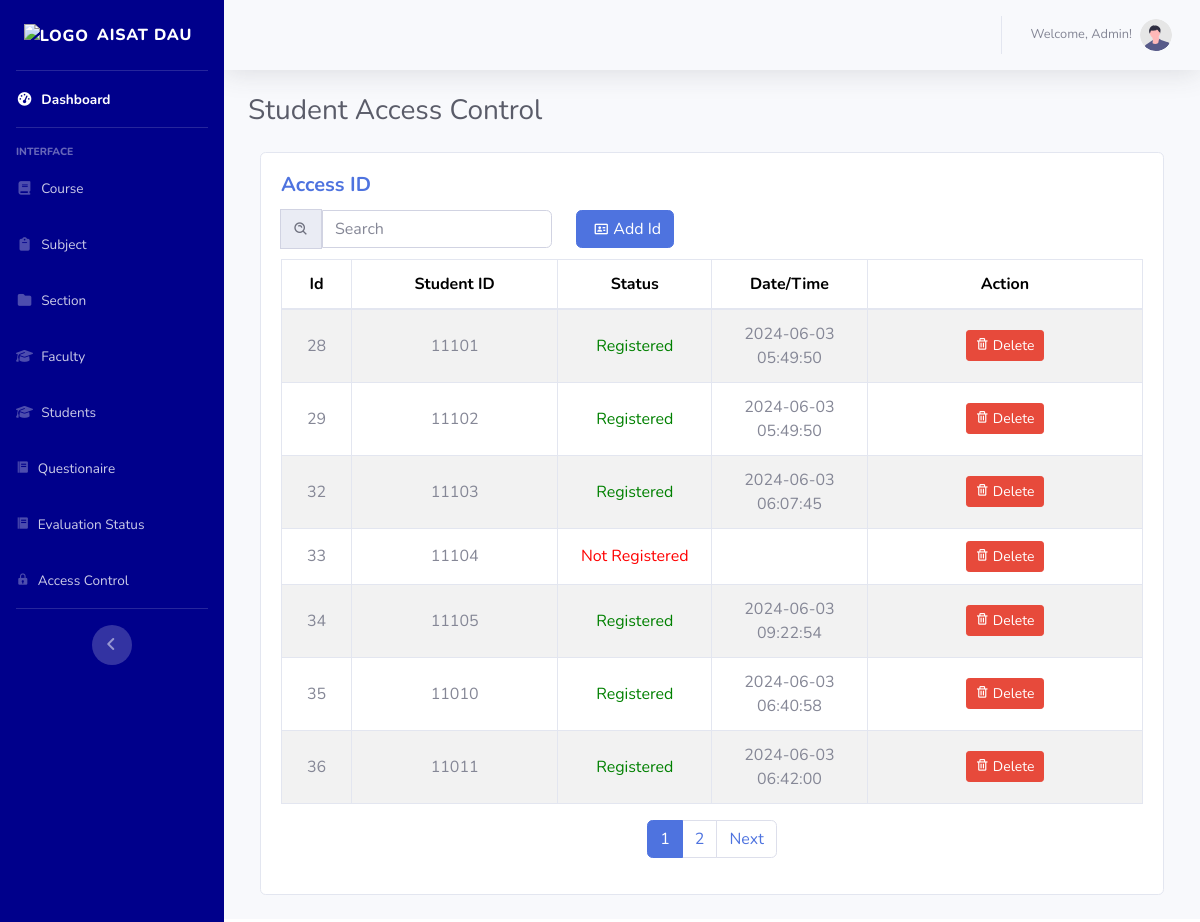
Screenshot of /start/adminautorize.php (signed in) with the database file from the repository.
### tables this page shows
CREATE TABLE `accessid_tbl` (
  `id` int(11) NOT NULL,
  `student_id` varchar(50) NOT NULL,
  `status` tinyint(1) NOT NULL DEFAULT 0,
  `time` varchar(100) NOT NULL
);

### start/adminautorize.php (the view, shortened to what this page needs)
<!DOCTYPE html>
<html lang="en">
<head>
    <link href="vendor/fontawesome-free/css/all.min.css" rel="stylesheet" type="text/css">
    <link href="https://cdnjs.cloudflare.com/ajax/libs/Chart.js/4.4.1/chart.min.js" rel=" stylesheet">
    <link href="https://cdnjs.cloudflare.com/ajax/libs/font-awesome/6.5.1/css/all.min.css" rel=" stylesheet">
    <link rel="stylesheet" href="https://cdn.jsdelivr.net/npm/boxicons@latest/css/boxicons.min.css">
    <link rel="stylesheet" href="https://unpkg.com/boxicons@latest/css/boxicons.min.css">
    <link href="../start/js/chartmaker.js" rel="stylesheet">
    <link href="css/sb-admin-2.min.css" rel="stylesheet">
</head>
<body id="page-top">
    <div id="wrapper">
        <ul class="navbar-nav sidebar sidebar-dark accordion" id="accordionSidebar" style="background-color: #00008B;">
            <a class="sidebar-brand d-flex align-items-center justify-content-center" href="admindashboard.php">
                <div class="sidebar-brand-icon ">
                    <img src="../assets/img/logo.png" alt="Logo" style="width: 60px; height: 60px;">
                </div>
                <div class="sidebar-brand-text mx-2">AISAT DAU <sup></sup></div>
            </a>
            <hr class="sidebar-divider my-0">
            <li class="nav-item active">
                <a class="nav-link" href="../start/admindashboard.php">
                    <i class="fas fa-fw fa-tachometer-alt"></i>
                    <span>Dashboard</span></a>
            </li>
            <hr class="sidebar-divider">
            <div class="sidebar-heading">
                Interface
            </div>
            <li class="nav-item">
                <a class="nav-link" href="admincourse.php">
                    <i class="fas fa-fw fa fa-book"></i>
                    <span>Course</span>
                </a>
            </li>
            <li class="nav-item">
                <a class="nav-link" href="adminsubject.php">
                    <i class="fas fa-fw fas fa-clipboard"></i>
                    <span>Subject</span>
                </a>
            </li>
            <li class="nav-item">
                <a class="nav-link" href="adminsection.php">
                    <i class="fas fa-fw fa fa-folder"></i>
                    <span>Section</span>
                </a>
            </li>
            <li class="nav-item">
                <a class="nav-link" href="adminfaculty.php">
                    <i class="fas fa-fw fa fa-graduation-cap"></i>
                    <span>Faculty</span>
                </a>
            </li>
            <li class="nav-item">
                <a class="nav-link" href="adminstudents.php">
                    <i class="fas fa-fw fa fa-graduation-cap"></i>
                    <span>Students</span>
                </a>
            </li>
            <li class="nav-item">
                <a class="nav-link" href="adminquestion.php">
                    <i class="bx bxs-food-menu"></i>
                    <span>Questionaire</span>
                </a>
            </li>
            <li class="nav-item">
                <a class="nav-link" href="adminevalstatus.php">
                    <i class="bx bxs-food-menu"></i>
                    <span>Evaluation Status</span>
                </a>
            </li>
            <li class="nav-item">
                <a class="nav-link" href="adminautorize.php">
                    <i class="bx bxs-lock"></i>
                    <span>Access Control</span>
                </a>
            </li>
            <hr class="sidebar-divider">
            <div class="text-center d-none d-md-inline">
                <button class="rounded-circle border-0" id="sidebarToggle"></button>
            </div>
        </ul>
        <div id="content-wrapper" class="d-flex flex-column">
            <div id="content">
                <nav class="navbar navbar-expand navbar-light bg-light topbar mb-4 static-top shadow">
                    <ul class="navbar-nav ml-auto">
                        <li class="nav-item dropdown no-arrow">
                            <a class="nav-link dropdown-toggle" href="#" id="userDropdown" role="button" data-toggle="dropdown" aria-haspopup="true" aria-expanded="false">
                                <span class="mr-2 d-none d-lg-inline text-gray-600 small"> <?php
                                                                                            if (isset($_SESSION['admin_role'])) {
                                                                                                $userName = $_SESSION['admin_role'];
                                                                                                echo 'Welcome, ' . $userName . '!';
                                                                                            }
                                                                                            ?></span>
                                <img class="img-profile rounded-circle" src="img/undraw_profile.svg">
                            </a>
                        </li>
                    </ul>
                </nav>
                <div class="container-fluid">
                    <div class="d-sm-flex align-items-center justify-content-between mb-4">
                        <h1 class="h3 mb-0 text-gray-800">Student Access Control</h1>
                    </div>
                    <div class="col-md-12">
                        <div class="card mb-4">
                            <div class="card-body">
                                <div>
                                    <h5 class="card-title fw-bold fs-2 text-primary"><b>Access ID</b></h5>
                                    <div class="row align-items-center">
                                        <div class="col-md-4">
                                            <div class="input-group d-flex align-items-center">
                                                <div class="input-group-append">
                                                    <span class="input-group-text" style="height: 2.5em;"><i class='bx bx-search-alt'></i></span>
                                                </div>
                                                <input type="text" class="form-control" id="search-id" name="search" placeholder="Search">
                                            </div>
                                        </div>
                                        <div class="col-md-3">
                                            <button type="button" class="btn btn-primary d-flex align-items-center justify-content-center" data-toggle="modal" data-target="#addStudentModal">
                                                <i class="bx bx-id-card m-1" style="border-radius: 100px;"></i> Add Id
                                            </button>
                                        </div>
                                    </div>
                                    <table class="table table-bordered table-striped table-no-border" style="margin-top: 10px; width: 100%;">
                                        <thead>
                                            <tr style="color: black; border-radius: 100px;">
                                                <th style="width: 5%; text-align: center;">Id</th>
                                                <th style="width: 15%; text-align: center;">Student ID</th>
                                                <th style="width: 10%; text-align: center;">Status</th>
                                                <th style="width: 10%; text-align: center;">Date/Time</th>
                                                <th style="width: 20%; text-align: center;">Action</th>
                                            </tr>
                                        </thead>
                                        <tbody id="outputaccessid">
                                            <?php
                                            include '../assets/connection/connection.php';
                                            $records_per_page = 7;
                                            $current_page = isset($_GET['page']) ? $_GET['page'] : 1;
                                            $start_from = ($current_page - 1) * $records_per_page;
                                            $query = "SELECT * FROM accessid_tbl LIMIT $start_from, $records_per_page";
                                            $query_run = mysqli_query($conn, $query);
                                            if (mysqli_num_rows($query_run) > 0) {
                                                foreach ($query_run as $row) {
                                            ?>
                                                    <tr>
                                                        <td style="text-align: center; vertical-align: middle;"><?= $row['id']; ?></td>
                                                        <td style="text-align: center; vertical-align: middle;"><?= $row['student_id']; ?></td>
                                                        <td style="text-align: center; vertical-align: middle; color: <?= $row['status'] ? 'green' : 'red'; ?>">
                                                            <?= $row['status'] ? 'Registered' : 'Not Registered'; ?>
                                                        </td>
                                                        <td style="text-align: center; vertical-align: middle;"><?= $row['time']; ?></td>
                                                        <td style="text-align: center; vertical-align: middle;">
                                                            <button type="button" class="btn btn-danger btn-sm" onclick="deleteAccessID(<?= $row['id']; ?>)">
                                                                <i class='bx bx-trash'></i> Delete
                                                            </button>
                                                        </td>
                                                    </tr>
                                            <?php
                                                }
                                            } else {
                                                echo "<tr><td colspan='4' class='text-center'>No records found.</td></tr>";
                                            }
                                            ?>
                                        </tbody>
                                    </table>
                                    <div class="row">
                                        <div class="col-md-12">
                                            <ul class="pagination justify-content-center">
                                                <?php
                                                $total_records_query = "SELECT COUNT(*) AS total_records FROM accessid_tbl";
                                                $total_records_result = mysqli_query($conn, $total_records_query);
                                                $total_records = mysqli_fetch_assoc($total_records_result)['total_records'];
                                                $total_pages = ceil($total_records / $records_per_page);
                                                for ($i = 1; $i <= $total_pages; $i++) {
                                                    echo '<li class="page-item ' . ($current_page == $i ? 'active' : '') . '"><a class="page-link" href="?page=' . $i . '">' . $i . '</a></li>';
                                                }
                                                if ($current_page < $total_pages) {
                                                    echo '<li class="page-item"><a class="page-link" href="?page=' . ($current_page + 1) . '">Next</a></li>';
                                                }
                                                ?>
                                            </ul>
                                        </div>
                                    </div>
                                </div>
                            </div>
                        </div>
                    </div>
                </div>
            </div>
        </div>
    </div>
</body>
</html>

### start/adminautorize.php (style rules this page uses)
#content-wrapper { overflow-y: auto; max-height: calc(100vh - 56px); }

### rows the page displays
accessid_tbl: id "28", student "11101", status "Registered", time "2024-06-03 05:49:50"
accessid_tbl: id "29", student "11102", status "Registered", time "2024-06-03 05:49:50"
accessid_tbl: id "32", student "11103", status "Registered", time "2024-06-03 06:07:45"
accessid_tbl: id "33", student "11104", status "Not Registered"
accessid_tbl: id "34", student "11105", status "Registered", time "2024-06-03 09:22:54"
accessid_tbl: id "35", student "11010", status "Registered", time "2024-06-03 06:40:58"
accessid_tbl: id "36", student "11011", status "Registered", time "2024-06-03 06:42:00"

### other values shown
$userName "Admin"
